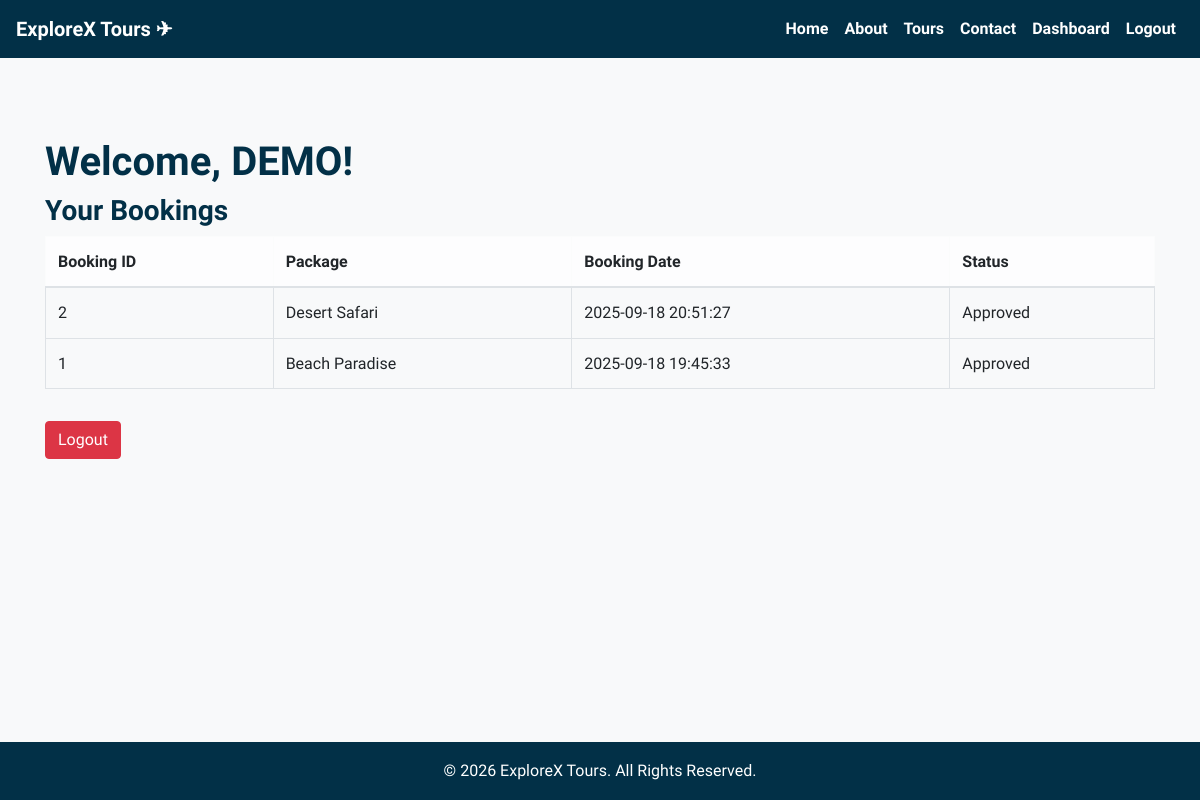
/user/dashboard.php (signed in), run on the app's committed database.
### tables this page shows
CREATE TABLE IF NOT EXISTS `bookings` (
  `id` int NOT NULL AUTO_INCREMENT,
  `name` varchar(100) DEFAULT NULL,
  `email` varchar(100) DEFAULT NULL,
  `phone` varchar(20) DEFAULT NULL,
  `guests` int NOT NULL DEFAULT '1',
  `package_id` int DEFAULT NULL,
  `travel_dates` varchar(50) DEFAULT NULL,
  `special_requests` text,
  `booking_date` timestamp NULL DEFAULT CURRENT_TIMESTAMP,
  `created_at` timestamp NULL DEFAULT CURRENT_TIMESTAMP,
  `status` varchar(20) DEFAULT 'Pending',
  `user_id` int NOT NULL,
  PRIMARY KEY (`id`),
  KEY `fk_user_booking` (`user_id`)
);

CREATE TABLE IF NOT EXISTS `packages` (
  `id` int NOT NULL AUTO_INCREMENT,
  `title` varchar(255) DEFAULT NULL,
  `location` varchar(255) DEFAULT NULL,
  `description` text,
  `price` decimal(10,2) DEFAULT NULL,
  `image` varchar(255) DEFAULT NULL,
  `duration` varchar(50) DEFAULT NULL,
  `itinerary` text,
  `hotel_details` text,
  `inclusions_detail` text,
  PRIMARY KEY (`id`)
);

### user/dashboard.php (the view, shortened to what this page needs)
<?php
include '../includes/db.php';
$user_email = $_SESSION['user_email'] ?? '';
$query = "
    SELECT b.id, p.title, b.booking_date, b.status
    FROM bookings b
    LEFT JOIN packages p ON b.package_id = p.id
    WHERE b.email = ?
    ORDER BY b.booking_date DESC
";
$stmt = $conn->prepare($query);
$stmt->bind_param("s", $user_email);
$stmt->execute();
$result = $stmt->get_result();
include '../includes/header.php';
?>
<div class="container mt-5">
    <h1>Welcome, <?php echo htmlspecialchars($_SESSION['user_name']); ?>!</h1>
    <h3>Your Bookings</h3>
    <?php if ($result && $result->num_rows > 0): ?>
        <table class="table table-bordered table-hover">
            <thead class="table-light">
                <tr>
                    <th>Booking ID</th>
                    <th>Package</th>
                    <th>Booking Date</th>
                    <th>Status</th>
                </tr>
            </thead>
            <tbody>
                <?php while ($booking = $result->fetch_assoc()): ?>
                    <tr>
                        <td><?php echo htmlspecialchars($booking['id']); ?></td>
                        <td><?php echo htmlspecialchars($booking['title'] ?? 'N/A'); ?></td>
                        <td><?php echo htmlspecialchars($booking['booking_date']); ?></td>
                        <td><?php echo htmlspecialchars($booking['status']); ?></td>
                    </tr>
                <?php endwhile; ?>
            </tbody>
        </table>
    <?php else: ?>
        <p>You have no bookings yet.</p>
    <?php endif; ?>
    <a href="logout.php" class="btn btn-danger mt-3">Logout</a>
</div>
<?php include '../includes/footer.php'; ?>

### CSS/style.css (style rules this page uses)
* { margin: 0; padding: 0; box-sizing: border-box; }
body { font-family: "Courgette", cursive; background-color: #f8f9fa; color: #023047; line-height: 1.6; }
.container { padding-top: 2rem; padding-bottom: 2rem; }
h1, h2, h3, h4, h5 { color: #023047; font-weight: bold; }
a { color: #219ebc; text-decoration: none; }

### data on the page
bookings: id "2", package.title "Desert Safari", booking_date "2025-09-18 20:51:27", status "Approved"
bookings: id "1", package.title "Beach Paradise", booking_date "2025-09-18 19:45:33", status "Approved"

### other printed values
$_SESSION['user_name'] "DEMO"
